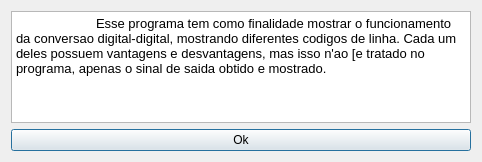
<?xml version="1.0" encoding="UTF-8"?>
<ui version="4.0">
 <class>About</class>
 <widget class="QDialog" name="About">
  <property name="geometry">
   <rect>
    <x>0</x>
    <y>0</y>
    <width>482</width>
    <height>162</height>
   </rect>
  </property>
  <property name="windowTitle">
   <string>Sobre</string>
  </property>
  <layout class="QGridLayout" name="gridLayout">
   <item row="0" column="0">
    <widget class="QTextBrowser" name="textBrowser">
     <property name="html">
      <string>&lt;!DOCTYPE HTML PUBLIC &quot;-//W3C//DTD HTML 4.0//EN&quot; &quot;http://www.w3.org/TR/REC-html40/strict.dtd&quot;&gt;
&lt;html&gt;&lt;head&gt;&lt;meta name=&quot;qrichtext&quot; content=&quot;1&quot; /&gt;&lt;style type=&quot;text/css&quot;&gt;
p, li { white-space: pre-wrap; }
&lt;/style&gt;&lt;/head&gt;&lt;body style=&quot; font-family:'Noto Sans'; font-size:10pt; font-weight:400; font-style:normal;&quot;&gt;
&lt;p style=&quot; margin-top:0px; margin-bottom:0px; margin-left:0px; margin-right:0px; -qt-block-indent:0; text-indent:0px;&quot;&gt;	Esse programa tem como finalidade mostrar o funcionamento da conversao digital-digital, mostrando diferentes codigos de linha. Cada um deles possuem vantagens e desvantagens, mas isso n'ao [e tratado no programa, apenas o sinal de saida obtido e mostrado.&lt;/p&gt;&lt;/body&gt;&lt;/html&gt;</string>
     </property>
    </widget>
   </item>
   <item row="1" column="0">
    <widget class="QPushButton" name="okButton">
     <property name="text">
      <string>Ok</string>
     </property>
    </widget>
   </item>
  </layout>
 </widget>
 <resources/>
 <connections/>
</ui>
